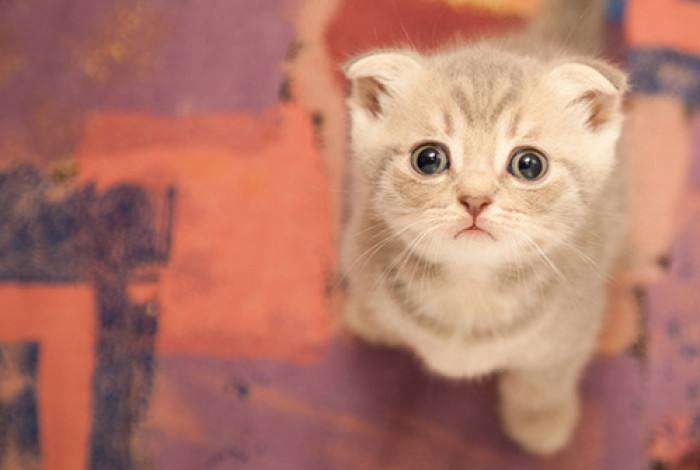
#> input picture PIL/image/cat.jpg, 700 x 470 px
$ python demo01.py   (older library calls are emulated)
#> lines starting #> are read from the running program, lines starting #| are printed output that depends on the picture
from PIL import Image
#打开图片
image=Image.open('image/cat.jpg')
#> image is the input picture: PIL image 700x470 RGB; mean R, G, B 178.9, 121.3, 106.5
print(help(Image.open('image/cat.jpg')))
print('format:',image.format)
print('mode:',image.mode)
print('size:',image.size)

#rotate: 图片旋转
image.rotate(45).show()
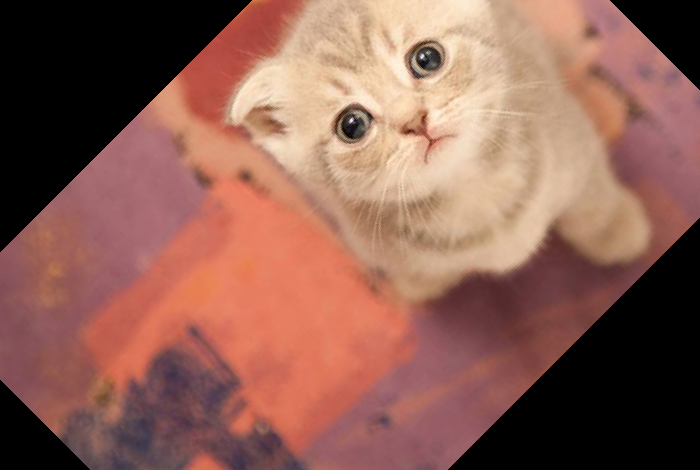
#> shown: PIL image 700x470 RGB; mean R, G, B 141.9, 96.5, 84.6
#图片缩放
image.thumbnail([128,128],Image.ANTIALIAS)
#> image: PIL image 128x86 RGB
image.save('image/cat3' + ".jpg", "JPEG")
image.resize([128,128],Image.ANTIALIAS)
image.save('image/cat4' + ".jpg", "JPEG")
print()
